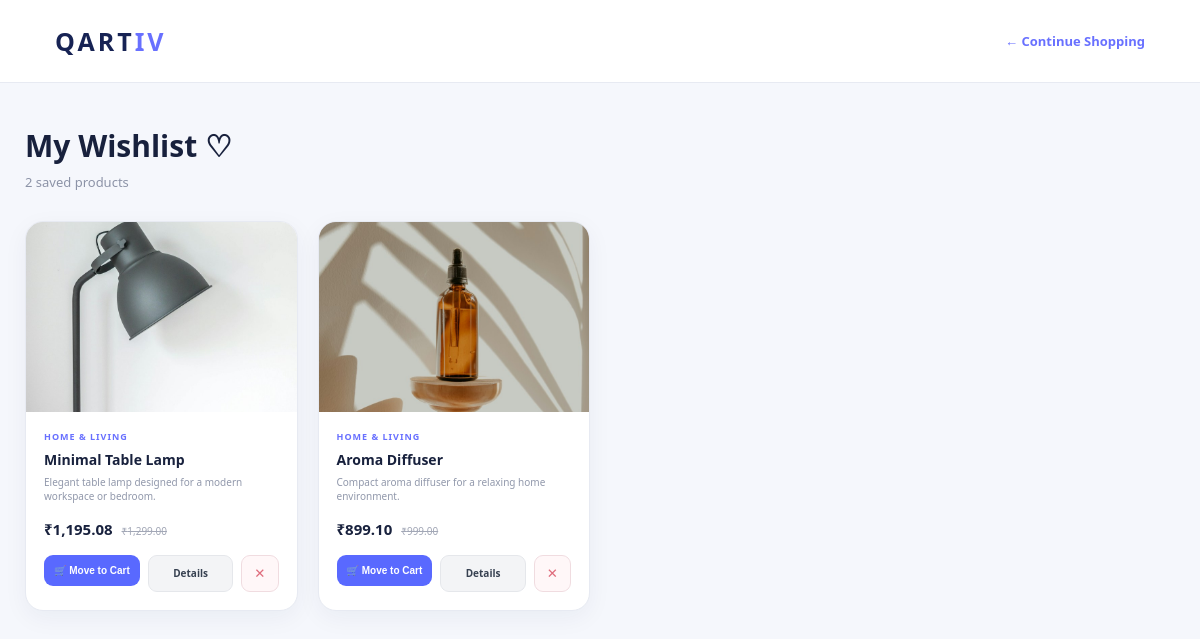
/customer/wishlist.php (signed in), run on the app's committed database.
### tables this page shows
CREATE TABLE `products` (
  `id` int NOT NULL AUTO_INCREMENT,
  `category_id` int NOT NULL,
  `name` varchar(150) NOT NULL,
  `description` text,
  `price` decimal(10,2) NOT NULL,
  `discount` decimal(5,2) DEFAULT '0.00',
  `stock` int DEFAULT '0',
  `image` varchar(255) DEFAULT NULL,
  `status` enum('active','inactive') DEFAULT 'active',
  `created_at` timestamp NULL DEFAULT CURRENT_TIMESTAMP,
  PRIMARY KEY (`id`),
  KEY `category_id` (`category_id`)
);

CREATE TABLE `categories` (
  `id` int NOT NULL AUTO_INCREMENT,
  `name` varchar(100) NOT NULL,
  `description` text,
  `image` varchar(255) DEFAULT NULL,
  `status` enum('active','inactive') DEFAULT 'active',
  `created_at` timestamp NULL DEFAULT CURRENT_TIMESTAMP,
  PRIMARY KEY (`id`)
);

### config/helpers.php (called while the page is built, shortened)
<?php
if (!defined('QARTIV_HELPERS_LOADED')) {
    function getProductImageUrl($filename, $relativePrefix = '../')
    {
        $prefix = rtrim($relativePrefix, '/');
        if ($prefix !== '') {
            $prefix .= '/';
        }
        $defaultPlaceholder = $prefix . 'assets/images/default-product.svg';
        $safeName = basename(trim($filename));
        $filesystemPath = __DIR__ . '/../uploads/products/' . $safeName;
        if (is_file($filesystemPath)) {
            return $prefix . 'uploads/products/' . rawurlencode($safeName);
        }
        return $defaultPlaceholder;
    }
}
?>

### customer/wishlist.php (the view, shortened to what this page needs)
<?php
require_once "../config/db.php";
require_once "../config/helpers.php";
$user_id = $_SESSION["user_id"];
$stmt = $conn->prepare("
    SELECT
        products.id,
        products.name,
        products.description,
        products.price,
        products.discount,
        products.stock,
        products.image,
        categories.name AS category_name
    FROM wishlist
    INNER JOIN products
        ON wishlist.product_id = products.id
    LEFT JOIN categories
        ON products.category_id = categories.id
    WHERE wishlist.user_id = ?
      AND products.status = 'active'
    ORDER BY wishlist.created_at DESC
");
$stmt->bind_param("i", $user_id);
$stmt->execute();
$result = $stmt->get_result();
$products = [];
while ($row = $result->fetch_assoc()) {
    $row["sale_price"] =
        $row["price"] - (($row["price"] * $row["discount"]) / 100);
    $products[] = $row;
}
?>
<!DOCTYPE html>
<html lang="en">
<head>
<link rel="stylesheet" href="../assets/css/style.css">
</head>
<body>
<div class="wishlist-page">
<header class="wishlist-header">
    <div class="wishlist-logo">
        QART<span>IV</span>
    </div>
    <a href="products.php">
        ← Continue Shopping
    </a>
</header>
<main class="wishlist-container">
<div class="wishlist-title">
    <h1>My Wishlist ♡</h1>
    <p>
        <?php echo count($products); ?>
        saved product<?php echo count($products) != 1 ? "s" : ""; ?>
    </p>
</div>
<?php if (count($products) === 0): ?>
<div class="empty-wishlist">
    <div class="empty-wishlist-icon">
        ♡
    </div>
    <h2>Your wishlist is empty</h2>
    <p>
        Save products you love and find them here later.
    </p>
    <a href="products.php" class="shop-button">
        Explore Products →
    </a>
</div>
<?php else: ?>
<div class="wishlist-grid">
<?php foreach ($products as $product): ?>
<div class="wishlist-card">
    <div class="wishlist-image">
        <a href="product_details.php?id=<?php echo (int)$product["id"]; ?>" style="display: block; width: 100%; height: 100%;">
            <img
                src="<?php echo htmlspecialchars(getProductImageUrl($product["image"], "../")); ?>"
                alt="<?php echo htmlspecialchars($product["name"]); ?>"
                loading="lazy"
            >
        </a>
    </div>
    <div class="wishlist-info">
        <div class="wishlist-category">
            <?php echo htmlspecialchars($product["category_name"]); ?>
        </div>
        <div class="wishlist-name">
            <?php echo htmlspecialchars($product["name"]); ?>
        </div>
        <div class="wishlist-description">
            <?php
            echo htmlspecialchars(
                mb_substr($product["description"] ?? "", 0, 65)
            );
            ?>
        </div>
        <div class="wishlist-price">
            <span class="wishlist-sale">
                ₹<?php echo number_format($product["sale_price"], 2); ?>
            </span>
            <?php if ($product["discount"] > 0): ?>
                <span class="wishlist-original">
                    ₹<?php echo number_format($product["price"], 2); ?>
                </span>
            <?php endif; ?>
        </div>
        <div class="wishlist-actions">
            <form method="POST" style="margin:0;">
                <button type="submit" class="wishlist-shop" style="cursor:pointer;border:none;">
                    🛒 Move to Cart
                </button>
            </form>
            <a href="product_details.php?id=<?php echo (int)$product["id"]; ?>" class="wishlist-shop" style="background:#f3f4f6;color:#374151;border:1px solid #e5e7eb;">
                Details
            </a>
            <form method="POST" style="margin:0;">
                <button
                    type="submit"
                    class="wishlist-remove"
                    title="Remove"
                >
                    ✕
                </button>
            </form>
        </div>
    </div>
</div>
<?php endforeach; ?>
</div>
<?php endif; ?>
</main>
</div>
</body>
</html>

### customer/wishlist.php (style rules this page uses)
body { margin: 0; font-family: "Segoe UI", Arial, sans-serif; background: #f5f7fc; color: #18213d; }
.wishlist-page { min-height: 100vh; }
.wishlist-header { height: 82px; background: white; border-bottom: 1px solid #e7eaf2; display: flex; justify-content: space-between; align-items: center; padding: 0 55px; }
.wishlist-logo { font-size: 25px; font-weight: 900; letter-spacing: 3px; color: #172354; }
.wishlist-logo span { color: #6870ff; }
.wishlist-header a { color: #6870ff; text-decoration: none; font-size: 13px; font-weight: 700; }
.wishlist-container { max-width: 1200px; margin: auto; padding: 42px 25px; }
.wishlist-title h1 { margin: 0; font-size: 30px; }
.wishlist-title p { color: #8c93a7; font-size: 13px; margin-top: 7px; }
.wishlist-grid { display: grid; grid-template-columns: repeat(4, 1fr); gap: 20px; margin-top: 30px; }
.wishlist-card { background: white; border: 1px solid #e7eaf2; border-radius: 18px; overflow: hidden; box-shadow: 0 7px 25px rgba(25,35,75,.05); transition: .25s ease; }
.wishlist-image { height: 190px; background: linear-gradient(135deg,#eef0ff,#f8f8ff); display: flex; align-items: center; justify-content: center; }
.wishlist-image img { width: 100%; height: 100%; object-fit: cover; }
.wishlist-info { padding: 18px; }
.wishlist-category { color: #6870ff; font-size: 9px; font-weight: 800; text-transform: uppercase; letter-spacing: 1px; }
.wishlist-name { font-size: 14px; font-weight: 800; margin-top: 7px; }
.wishlist-description { font-size: 10px; color: #9198ab; margin-top: 6px; min-height: 30px; }
.wishlist-price { margin-top: 13px; }
.wishlist-sale { font-size: 15px; font-weight: 900; }
.wishlist-original { color: #a2a7b6; text-decoration: line-through; font-size: 10px; margin-left: 5px; }
.wishlist-actions { display: flex; gap: 8px; margin-top: 15px; }
.wishlist-shop { flex: 1; background: #5969ff; color: white; text-align: center; padding: 10px; border-radius: 9px; text-decoration: none; font-size: 10px; font-weight: 800; }
.wishlist-remove { border: 1px solid #f0dce0; background: #fff7f8; color: #df6c7c; padding: 10px 12px; border-radius: 9px; cursor: pointer; }

### data on the page
products: image (picture), category.name "HOME & LIVING", name "Minimal Table Lamp", description "Elegant table lamp designed for a modern workspace or bedroom.", sale_price "1,195.08", price "1,299.00"
products: image (picture), category.name "HOME & LIVING", name "Aroma Diffuser", description "Compact aroma diffuser for a relaxing home environment.", sale_price "899.10", price "999.00"

### other printed values
count($products) "2"
